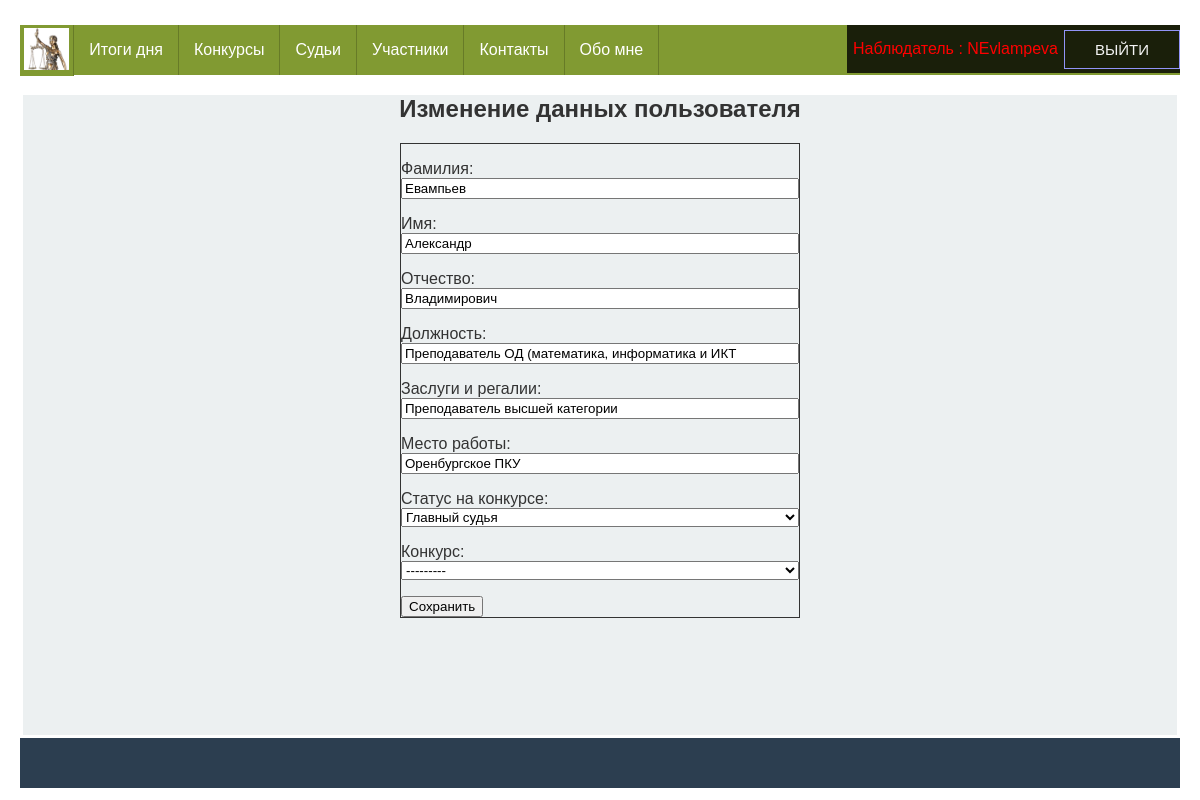
Screenshot of /judges/edit/1/ (signed in) with the database file from the repository.
### app_for_judges/models.py (models this page shows, shortened)
class Judge(models.Model):
    STATUSES = (
        ('M', 'Главный судья'),
        ('J', 'Судья'),
        ('S', 'Секретарь'),
        ('O', 'Наблюдатель'),
    )
    class Meta:
        db_table = 'judges'
        verbose_name = _('Судья')
        verbose_name_plural = _('Судьи')
    user = models.OneToOneField(User, on_delete=models.CASCADE)
    patronymic = models.CharField(_('Отчество'), max_length=25, null=True, blank=True, default=None)
    post = models.CharField(_('Занимаемая должность'), max_length=100,
                            default='Преподаватель ОД (математика, информатика и ИКТ)')
    regalia = models.TextField(_('Заслуги и регалии'), default='Преподаватель высшей категории')
    organization = models.CharField(_('Место работы'), max_length=100, default='Оренбургское ПКУ')
    status = models.CharField(_('Статус на соревнованиях'), max_length=1,
                              choices=STATUSES, default='O')
    competitions = models.ManyToManyField(Competition, blank=True, default='Нет')

### app_for_judges/views.py (the view, shortened to what this page needs)
# urls.py: path('edit/<int:pk>/', edit_judge, name='edit_judge'),
@login_required
def edit_judge(request, pk):
    user = get_object_or_404(User, id=pk)
    if request.method == 'GET':
        context = {'form': JudgeEditForm(instance=user.judge,
                                         initial={'last_name': user.last_name, 'first_name': user.first_name}),
                   'id': pk}
        return render(request, 'app_for_judges/edit_judge.html', context)

### app_for_judges/forms.py
class JudgeEditForm(forms.ModelForm):
    class Meta:
        model = Judge
        fields = ['patronymic', 'post', 'regalia', 'organization']
    last_name = forms.CharField(max_length=25, label=_("Фамилия"))
    first_name = forms.CharField(max_length=25, label=_("Имя"))
    patronymic = forms.CharField(empty_value="", required=False, label=_("Отчество"))
    post = forms.CharField(max_length=100, label=_("Должность"))
    regalia = forms.CharField(empty_value="", required=False, label=_("Заслуги и регалии"))
    organization = forms.CharField(max_length=100, label=_("Место работы"))
    status = forms.ChoiceField(choices=Judge.STATUSES, label=_("Статус на конкурсе"))
    competition = forms.ModelChoiceField(
        queryset=Competition.objects.all().order_by('name'), blank=True, label=_("Конкурс"))
    field_order = ['last_name', 'first_name', 'patronymic', 'post', 'regalia', 'organization', 'status',
                   'competition']  # меняет порядок полей в форме

### app_for_competitions/models.py (called while the page is built)
    def __str__(self):
        return self.name

### app_for_judges/templates/app_for_judges/edit_judge.html (shortened to what this page needs)
{% extends 'base.html' %}
{% load static %}
{% block content %}
<h2 class="center">{% if id %} Изменение данных пользователя {% else %} Новый пользователь {% endif %}</h2>
<form method="post" novalidate>
    {{ form.as_p }}
    <input type="submit" value="Сохранить"/>
</form>
{% endblock content %}

### templates/base.html (shortened to what this page needs)
<!DOCTYPE html>
{% load static %}
<html lang="ru">
<head>
    <link rel="stylesheet" href="{% static 'css/stylesheet.css' %}" type="text/css">
</head>
<body>
<div class="wrapper">
    <header>
        <ul>
            <li>
                <a class="a_menu_logo" href="{% url 'home' %}">
                    <image class="logo" src="{% static 'image/femidalittle.png' %}">
                </a>
            </li>
            <li><a class="a_menu" href="{% url 'competition_result' %}">Итоги дня</a></li>
            <li><a class="a_menu" href="{% url 'all_competitions' %}">Конкурсы</a></li>
            <li><a class="a_menu" href="{% url 'all_judges' %}">Судьи</a></li>
            <li><a class="a_menu" href="#">Участники</a>
            </li>
            <li><a class="a_menu" href="{% url 'contacts' %}">Контакты</a></li>
            <li><a class="a_menu" href="{% url 'about' %}">Обо мне</a></li>
            <div class="container enter">
                {% if user.is_authenticated %}
                <div class="user_name">{{user.judge.get_status_display }} : {{ user.username }}</div>
                <a href="{% url 'users:logout' %}" class="btn a_btn">Выйти</a>
                {% else %}
                <a href="{% url 'users:login' %}" class="btn a_btn">Войти</a>
                <a href="{% url 'users:register' %}" class="btn a_btn">Регистрация</a>
                {% endif %}
            </div>
        </ul>
    </header>
    <main>
        {% block content %}{% endblock %}
    </main>
    <footer>
    </footer>
</div>
</body>
</html>

### static/css/stylesheet.css (style rules this page uses)
.wrapper { height: 90vh; flex-direction: column; }
main { flex: 1; background-color: #ecf0f1; min-height: 80vh; margin: 3px; }
header { background-color: #2ecc71; height: 50px; }
footer { background-color: #2c3e50; color: white; height: 50px; padding: 5px; }
* { box-sizing: border-box; }
.center { text-align: center; }
ul { list-style: none; margin: 0; padding-left: 0; margin-top: 25px; background: #819A32; height: 50px; }
.a_menu { text-decoration: none; background: #819A32; color: #fff; padding: 0 15px; font-family: arial; line-height: 50px; display: block; border-right: 1px solid #677B27; -moz-transition: all 0.3s 0.01s ease; -o-transition: all 0.3s 0.01s ease; -webkit-transition: all 0.3s 0.01s ease; }
.a_menu_logo { text-decoration: none; background: #819A32; color: #fff; padding: 0 4px; display: block; border-right: 1px solid #677B27; -moz-transition: all 0.3s 0.01s ease; -o-transition: all 0.3s 0.01s ease; -webkit-transition: all 0.3s 0.01s ease; }
.logo { margin: 3px auto 2px; height: 42px; }
.enter { float: right; }
li { float: left; position: relative; }
* { -moz-box-sizing: border-box; -webkit-box-sizing: border-box; box-sizing: border-box; }
html { color: #333333; font-size: 62.5%; }
body { font: normal 16px Tahoma, Geneva, Helvetica, sans-serif; margin: 0 auto; padding: 0; min-width: 1000px; }
@media only all and (min-width: 760px) { body { padding-left: 20px; padding-right: 20px; padding-right: 2rem; padding-left: 2rem; } }
.container { background: linear-gradient(rgba(0, 0, 0, 0.8), rgba(0, 0, 0, 0.8)); font-family: Arial, Helvetica, sans-serif; display: flex; justify-content: center; align-items: center; height: 3em; padding: 0; margin: 0; }
.a_btn { font-size: 1.5rem; padding: 1rem 3rem; color: #f4f4f4; text-transform: uppercase; }
.btn { text-decoration: none; border: 1px solid rgb(146, 148, 248); position: relative; overflow: hidden; display: flex; justify-content: center; }
.btn:before { content: ""; position: absolute; top: 0; left: -100%; width: 100%; height: 100%; background: linear-gradient( 120deg, transparent, rgba(146, 148, 248, 0.4), transparent ); transition: all 650ms; }
form { max-width: 400px; margin: 0 auto; border: 1px solid; }
label, input, textarea, select { display: block; width: 100%; }
input[type='submit'] { display: inline-block; width: auto; color: black; }
.user_name { color: red; margin: 6px }

### rows the page displays
Judge: patronymic "Владимирович", post "Преподаватель ОД (математика, информатика и ИКТ", regalia "Преподаватель высшей категории", organization "Оренбургское ПКУ", status "Главный судья"

### other values shown
{{ user.judge.get_status_display }} "Наблюдатель"
{{ user.username }} "NEvlampeva"
